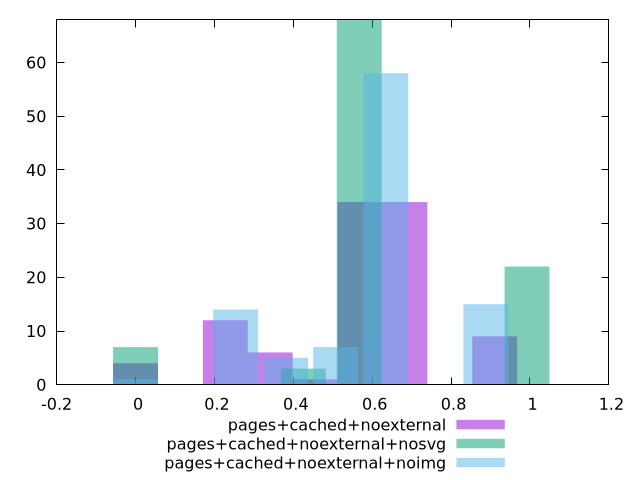

gnuplot code for this plot:
$_pagesCachedNoexternal <<EOF
0 4
0.5690269162953917 34
0.68283229955447 34
0.341416149777235 6
0.9104430660726267 9
0.22761076651815668 12
0.45522153303631335 1
EOF
$_pagesCachedNoexternalNosvg <<EOF
0.9925573485285468 22
0.5671756277305982 68
0.4253817207979486 3
0 7
EOF
$_pagesCachedNoexternalNoimg <<EOF
0.2537570143270051 14
0.8881495501445178 15
0.6343925358175128 58
0.5075140286540102 7
0.3806355214905076 5
0 1
EOF
set key outside below
set terminal pngcairo
set output "report_00004_2020-11-02T20-21-41.718Z/cumulative-layout-shift/cumulative-layout-shift_pages+cached+noexternal_pages+cached+noexternal+nosvg_pages+cached+noexternal+noimg+hist.png"
set boxwidth 0.11380538325907834
set style fill transparent solid 0.5 noborder
set yrange [0:68]
plot $_pagesCachedNoexternal title "pages+cached+noexternal" with boxes ,$_pagesCachedNoexternalNosvg title "pages+cached+noexternal+nosvg" with boxes ,$_pagesCachedNoexternalNoimg title "pages+cached+noexternal+noimg" with boxes ,
